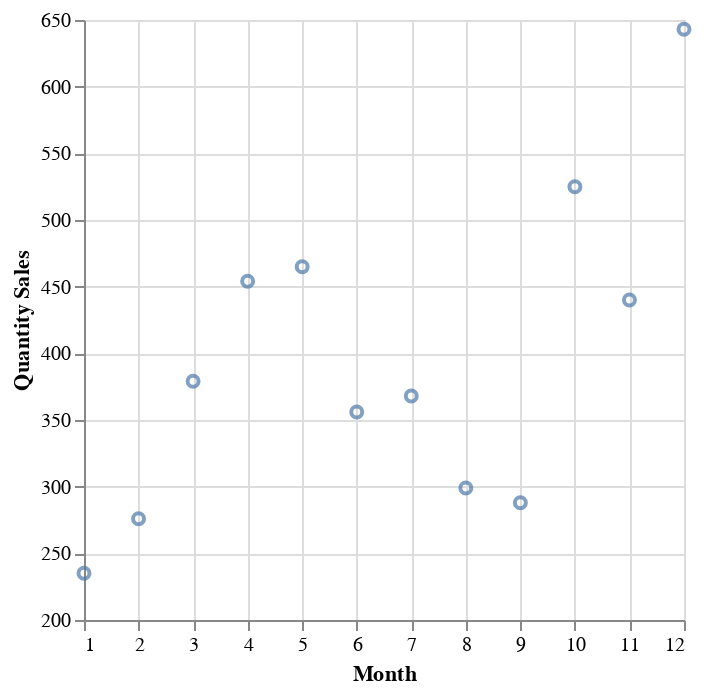

The notebook cell this image was saved under:
### Markdown cell above
##### Relation of Month and Qty Sold

### Code cell
#Creating a plot
#Plotting Altair ScatterPlot
mac_monthly_sales_plot = alt.Chart(monthly_sales_product).mark_point().encode(
    y = alt.Y("Qty_Sales").title('Quantity Sales').axis(format='s').scale(zero=False),
    x = alt.X("Month").title("Month").sort("-y").scale(zero=False)
)
mac_monthly_sales_plot

### Figure 1 — Vega-Lite specification as saved in the notebook (floating-point values rounded to 4 significant figures)
{"config": {"view": {"continuousWidth": 300, "continuousHeight": 300}}, "data": {"name": "data-fdb0b01223928fe6ed2eba9a6f456917"}, "mark": {"type": "point"}, "encoding": {"x": {"field": "Month", "scale": {"zero": false}, "sort": "-y", "title": "Month", "type": "quantitative"}, "y": {"axis": {"format": "s"}, "field": "Qty_Sales", "scale": {"zero": false}, "title": "Quantity Sales", "type": "quantitative"}}, "$schema": "https://vega.github.io/schema/vega-lite/v5.15.1.json", "datasets": {"data-fdb0b01223928fe6ed2eba9a6f456917": [{"Month": 12, "Qty_Sales": 643, "total_sales": 1093000.0}, {"Month": 1, "Qty_Sales": 235, "total_sales": 399500.0}, {"Month": 4, "Qty_Sales": 454, "total_sales": 771800.0}, {"Month": 5, "Qty_Sales": 465, "total_sales": 790500.0}, {"Month": 2, "Qty_Sales": 276, "total_sales": 469200.0}, {"Month": 3, "Qty_Sales": 379, "total_sales": 644300.0}, {"Month": 8, "Qty_Sales": 299, "total_sales": 508300.0}, {"Month": 11, "Qty_Sales": 440, "total_sales": 748000.0}, {"Month": 10, "Qty_Sales": 525, "total_sales": 892500.0}, {"Month": 9, "Qty_Sales": 288, "total_sales": 489600.0}, {"Month": 7, "Qty_Sales": 368, "total_sales": 625600.0}, {"Month": 6, "Qty_Sales": 356, "total_sales": 605200.0}]}}
